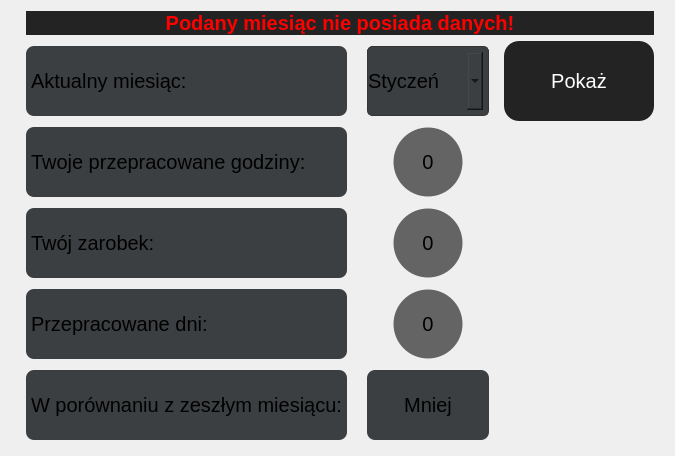
            <widget class="QWidget" name="page_1">
             <layout class="QVBoxLayout" name="verticalLayout_7">
              <item>
               <widget class="QFrame" name="frame_2">
                <property name="minimumSize">
                 <size>
                  <width>0</width>
                  <height>0</height>
                 </size>
                </property>
                <property name="maximumSize">
                 <size>
                  <width>16777215</width>
                  <height>26</height>
                 </size>
                </property>
                <property name="font">
                 <font>
                  <pointsize>15</pointsize>
                 </font>
                </property>
                <property name="styleSheet">
                 <string notr="true">border:none;</string>
                </property>
                <property name="frameShape">
                 <enum>QFrame::StyledPanel</enum>
                </property>
                <property name="frameShadow">
                 <enum>QFrame::Raised</enum>
                </property>
                <layout class="QHBoxLayout" name="horizontalLayout_5">
                 <property name="leftMargin">
                  <number>0</number>
                 </property>
                 <property name="topMargin">
                  <number>0</number>
                 </property>
                 <property name="rightMargin">
                  <number>0</number>
                 </property>
                 <property name="bottomMargin">
                  <number>0</number>
                 </property>
                 <item>
                  <widget class="QLabel" name="label_22">
                   <property name="minimumSize">
                    <size>
                     <width>47</width>
                     <height>0</height>
                    </size>
                   </property>
                   <property name="font">
                    <font>
                     <pointsize>15</pointsize>
                     <weight>75</weight>
                     <bold>true</bold>
                    </font>
                   </property>
                   <property name="styleSheet">
                    <string notr="true">border:none;
background-color: rgb(35, 35, 35);
color: rgb(255, 0, 0);
margin-left:15px;
margin-right:10px;</string>
                   </property>
                   <property name="text">
                    <string>Podany miesiąc nie posiada danych!</string>
                   </property>
                   <property name="alignment">
                    <set>Qt::AlignCenter</set>
                   </property>
                  </widget>
                 </item>
                </layout>
               </widget>
              </item>
              <item>
               <layout class="QGridLayout" name="gridLayout_2" rowstretch="0,0,0,0,0" columnstretch="0,0,0">
                <property name="leftMargin">
                 <number>10</number>
                </property>
                <property name="topMargin">
                 <number>0</number>
                </property>
                <property name="rightMargin">
                 <number>10</number>
                </property>
                <property name="horizontalSpacing">
                 <number>10</number>
                </property>
                <property name="verticalSpacing">
                 <number>1</number>
                </property>
                <item row="0" column="0">
                 <widget class="QLabel" name="label_11">
                  <property name="font">
                   <font>
                    <pointsize>15</pointsize>
                   </font>
                  </property>
                  <property name="styleSheet">
                   <string notr="true">background-color: rgb(60, 63, 65);
border-radius:8px;
margin:5px;</string>
                  </property>
                  <property name="text">
                   <string>Aktualny miesiąc:</string>
                  </property>
                 </widget>
                </item>
                <item row="1" column="1" alignment="Qt::AlignHCenter">
                 <widget class="QLabel" name="label_4">
                  <property name="minimumSize">
                   <size>
                    <width>80</width>
                    <height>80</height>
                   </size>
                  </property>
                  <property name="maximumSize">
                   <size>
                    <width>80</width>
                    <height>80</height>
                   </size>
                  </property>
                  <property name="font">
                   <font>
                    <pointsize>15</pointsize>
                   </font>
                  </property>
                  <property name="styleSheet">
                   <string notr="true">QLabel{
	
	background-color: rgb(100, 100, 100);
	border: 1px solid transparent;
	border-radius:35px;
margin:5px
}</string>
                  </property>
                  <property name="text">
                   <string>0</string>
                  </property>
                  <property name="alignment">
                   <set>Qt::AlignCenter</set>
                  </property>
                 </widget>
                </item>
                <item row="2" column="1" alignment="Qt::AlignHCenter">
                 <widget class="QLabel" name="label_6">
                  <property name="minimumSize">
                   <size>
                    <width>80</width>
                    <height>80</height>
                   </size>
                  </property>
                  <property name="maximumSize">
                   <size>
                    <width>80</width>
                    <height>80</height>
                   </size>
                  </property>
                  <property name="font">
                   <font>
                    <pointsize>15</pointsize>
                   </font>
                  </property>
                  <property name="styleSheet">
                   <string notr="true">QLabel{
background-color: rgb(100, 100, 100);
	border: 1px solid transparent;
	border-radius:35px;
margin:5px
}</string>
                  </property>
                  <property name="text">
                   <string>0</string>
                  </property>
                  <property name="alignment">
                   <set>Qt::AlignCenter</set>
                  </property>
                 </widget>
                </item>
                <item row="4" column="0">
                 <widget class="QLabel" name="label_9">
                  <property name="minimumSize">
                   <size>
                    <width>80</width>
                    <height>80</height>
                   </size>
                  </property>
                  <property name="maximumSize">
                   <size>
                    <width>16777215</width>
                    <height>80</height>
                   </size>
                  </property>
                  <property name="font">
                   <font>
                    <pointsize>15</pointsize>
                   </font>
                  </property>
                  <property name="styleSheet">
                   <string notr="true">background-color: rgb(60, 63, 65);
border-radius:8px;
margin:5px;</string>
                  </property>
                  <property name="text">
                   <string>W porównaniu z zeszłym miesiącu:</string>
                  </property>
                 </widget>
                </item>
                <item row="2" column="0">
                 <widget class="QLabel" name="label_5">
                  <property name="font">
                   <font>
                    <pointsize>15</pointsize>
                   </font>
                  </property>
                  <property name="styleSheet">
                   <string notr="true">background-color: rgb(60, 63, 65);
border-radius:8px;
margin:5px;</string>
                  </property>
                  <property name="text">
                   <string>Twój zarobek:</string>
                  </property>
                 </widget>
                </item>
                <item row="3" column="1" alignment="Qt::AlignHCenter">
                 <widget class="QLabel" name="label_8">
                  <property name="minimumSize">
                   <size>
                    <width>80</width>
                    <height>80</height>
                   </size>
                  </property>
                  <property name="maximumSize">
                   <size>
                    <width>80</width>
                    <height>80</height>
                   </size>
                  </property>
                  <property name="font">
                   <font>
                    <pointsize>15</pointsize>
                   </font>
                  </property>
                  <property name="styleSheet">
                   <string notr="true">QLabel{
	border: 1px solid transparent;
background-color: rgb(100, 100, 100);
	border-radius:35px;
margin:5px
}</string>
                  </property>
                  <property name="text">
                   <string>0</string>
                  </property>
                  <property name="alignment">
                   <set>Qt::AlignCenter</set>
                  </property>
                 </widget>
                </item>
                <item row="0" column="2">
                 <widget class="QPushButton" name="pushButton_5">
                  <property name="sizePolicy">
                   <sizepolicy hsizetype="Minimum" vsizetype="Preferred">
                    <horstretch>0</horstretch>
                    <verstretch>0</verstretch>
                   </sizepolicy>
                  </property>
                  <property name="minimumSize">
                   <size>
                    <width>150</width>
                    <height>0</height>
                   </size>
                  </property>
                  <property name="maximumSize">
                   <size>
                    <width>150</width>
                    <height>16777215</height>
                   </size>
                  </property>
                  <property name="font">
                   <font>
                    <family>Arial</family>
                    <pointsize>15</pointsize>
                   </font>
                  </property>
                  <property name="styleSheet">
                   <string notr="true">QPushButton {
	color: rgb(255, 255, 255);
	background-color: rgb(35, 35, 35);
	border: 0px solid;
	border-radius:15px;

}
QPushButton:hover {
	background-color: rgb(85, 170, 255);

}</string>
                  </property>
                  <property name="text">
                   <string>Pokaż</string>
                  </property>
                 </widget>
                </item>
                <item row="4" column="1">
                 <widget class="QLabel" name="label_10">
                  <property name="minimumSize">
                   <size>
                    <width>0</width>
                    <height>80</height>
                   </size>
                  </property>
                  <property name="maximumSize">
                   <size>
                    <width>150</width>
                    <height>80</height>
                   </size>
                  </property>
                  <property name="font">
                   <font>
                    <pointsize>15</pointsize>
                   </font>
                  </property>
                  <property name="styleSheet">
                   <string notr="true">background-color: rgb(60, 63, 65);
border-radius:8px;
margin:5px;</string>
                  </property>
                  <property name="text">
                   <string>Mniej</string>
                  </property>
                  <property name="alignment">
                   <set>Qt::AlignCenter</set>
                  </property>
                 </widget>
                </item>
                <item row="3" column="0">
                 <widget class="QLabel" name="label_7">
                  <property name="font">
                   <font>
                    <pointsize>15</pointsize>
                   </font>
                  </property>
                  <property name="styleSheet">
                   <string notr="true">background-color: rgb(60, 63, 65);
border-radius:8px;
margin:5px;</string>
                  </property>
                  <property name="text">
                   <string>Przepracowane dni:</string>
                  </property>
                 </widget>
                </item>
                <item row="0" column="1">
                 <widget class="QComboBox" name="comboBox">
                  <property name="sizePolicy">
                   <sizepolicy hsizetype="Preferred" vsizetype="Preferred">
                    <horstretch>0</horstretch>
                    <verstretch>0</verstretch>
                   </sizepolicy>
                  </property>
                  <property name="minimumSize">
                   <size>
                    <width>80</width>
                    <height>80</height>
                   </size>
                  </property>
                  <property name="maximumSize">
                   <size>
                    <width>200</width>
                    <height>80</height>
                   </size>
                  </property>
                  <property name="font">
                   <font>
                    <pointsize>15</pointsize>
                    <weight>50</weight>
                    <bold>false</bold>
                    <kerning>true</kerning>
                   </font>
                  </property>
                  <property name="cursor">
                   <cursorShape>PointingHandCursor</cursorShape>
                  </property>
                  <property name="focusPolicy">
                   <enum>Qt::ClickFocus</enum>
                  </property>
                  <property name="layoutDirection">
                   <enum>Qt::LeftToRight</enum>
                  </property>
                  <property name="autoFillBackground">
                   <bool>false</bool>
                  </property>
                  <property name="styleSheet">
                   <string notr="true">QComboBox{
background-color: rgb(60, 63, 65);
border:1px solid rgb(54, 54, 54);
border-radius:5px;
margin:5px;
combobox-popup: 1;
}

QComboBox:hover{
	border:1px solid rgb(54, 54, 54);
}
QComboBox:focus{
	background-color: rgb(54, 54, 54);
	
	border-color: rgb(0, 170, 255);
}</string>
                  </property>
                  <property name="maxVisibleItems">
                   <number>6</number>
                  </property>
                  <property name="sizeAdjustPolicy">
                   <enum>QComboBox::AdjustToContentsOnFirstShow</enum>
                  </property>
                  <property name="iconSize">
                   <size>
                    <width>16</width>
                    <height>16</height>
                   </size>
                  </property>
                  <property name="placeholderText">
                   <string/>
                  </property>
                  <property name="duplicatesEnabled">
                   <bool>false</bool>
                  </property>
                  <property name="frame">
                   <bool>true</bool>
                  </property>
                  <item>
                   <property name="text">
                    <string>Styczeń</string>
                   </property>
                  </item>
                  <item>
                   <property name="text">
                    <string>Luty</string>
                   </property>
                  </item>
                  <item>
                   <property name="text">
                    <string>Marzec</string>
                   </property>
                  </item>
                  <item>
                   <property name="text">
                    <string>Kwiecień</string>
                   </property>
                  </item>
                  <item>
                   <property name="text">
                    <string>Maj</string>
                   </property>
                  </item>
                  <item>
                   <property name="text">
                    <string>Czerwiec</string>
                   </property>
                  </item>
                  <item>
                   <property name="text">
                    <string>Lipiec</string>
                   </property>
                  </item>
                  <item>
                   <property name="text">
                    <string>Sierpień</string>
                   </property>
                  </item>
                  <item>
                   <property name="text">
                    <string>Wrzesień</string>
                   </property>
                  </item>
                  <item>
                   <property name="text">
                    <string>Październik</string>
                   </property>
                  </item>
                  <item>
                   <property name="text">
                    <string>Listopad</string>
                   </property>
                  </item>
                  <item>
                   <property name="text">
                    <string>Grudzień</string>
                   </property>
                  </item>
                 </widget>
                </item>
                <item row="1" column="0">
                 <widget class="QLabel" name="label_3">
                  <property name="sizePolicy">
                   <sizepolicy hsizetype="Preferred" vsizetype="Preferred">
                    <horstretch>0</horstretch>
                    <verstretch>0</verstretch>
                   </sizepolicy>
                  </property>
                  <property name="font">
                   <font>
                    <pointsize>15</pointsize>
                   </font>
                  </property>
                  <property name="styleSheet">
                   <string notr="true">background-color: rgb(60, 63, 65);
border-radius:8px;
margin:5px;</string>
                  </property>
                  <property name="text">
                   <string>Twoje przepracowane godziny:</string>
                  </property>
                 </widget>
                </item>
               </layout>
              </item>
             </layout>
            </widget>
